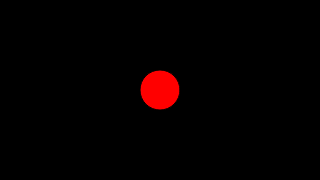
Frame 1 (no input)
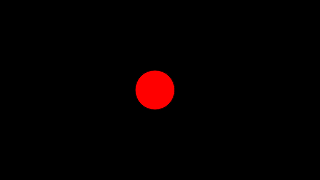
Frame 60 (no input)
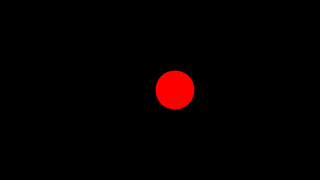
Frame 120 (the mouse pressed at the canvas centre since frame 60)

The p5.js sketch that drew these frames (run headless with seeded random() and noise() and a simulated clock; from frame 60 on, the mouse is pressed at the canvas centre):

// p5.js sketch
// ── sketch.js
let ball = {
  x: 160,
  y: 90,
  xspeed: 5,
  yspeed: 0,
  r: 20,
  c: "red",
};

function setup() {
  createCanvas(320, 180);
  createButton("Faster").mousePressed(function () {
    ball.xspeed = ball.xspeed * 1.5;
  });
  createButton("Slower").mousePressed(function () {
    ball.xspeed = ball.xspeed / 1.5;
  });
}

function draw() {
  background(0);
  draw_ball();
}

function draw_ball() {
  fill(ball.c);
  ellipse(ball.x, ball.y, ball.r * 2, ball.r * 2);
  ball.x += ball.xspeed;
  ball.y += ball.yspeed;
  if (ball.x > width - ball.r || ball.x < ball.r) {
    ball.xspeed = -ball.xspeed;
  }
  if (ball.y > height - ball.r || ball.y < ball.r) {
    ball.yspeed = -ball.yspeed;
  }
}

// https://editor.p5js.org/jht1493/sketches/HsQDi5mPF
// Ex 5.1 bouncing ball speed

// https://editor.p5js.org/jht1493/sketches/4XHAe1BM5
// Ex 5.1 bouncing ball color

// https://editor.p5js.org/jht1493/sketches/rwosDvy8s
// Ex 5.1 bouncing ball function

// https://editor.p5js.org/codingtrain/sketches/omHOuJY1
// p5js Code! - Function Basics

// https://editor.p5js.org/codingtrain/sketches/omHOuJY1
// Function Basics
// Code! Programming with p5.js
// The Coding Train / Daniel Shiffman
// https://thecodingtrain.com/beginners/p5js/5.1-function-basics.html
// https://youtu.be/wRHAitGzBrg
